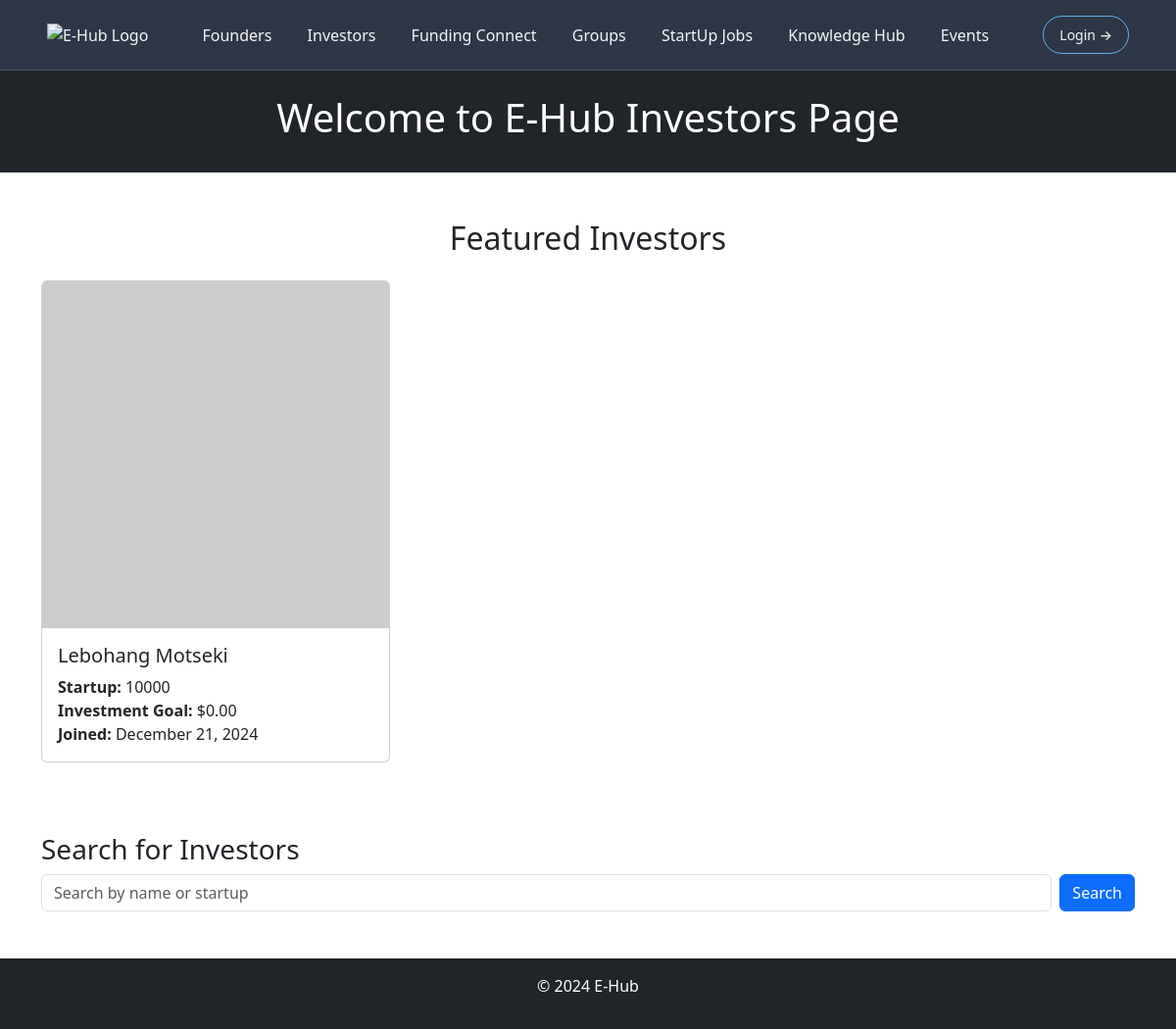
The app's page /view_investors/, older data.
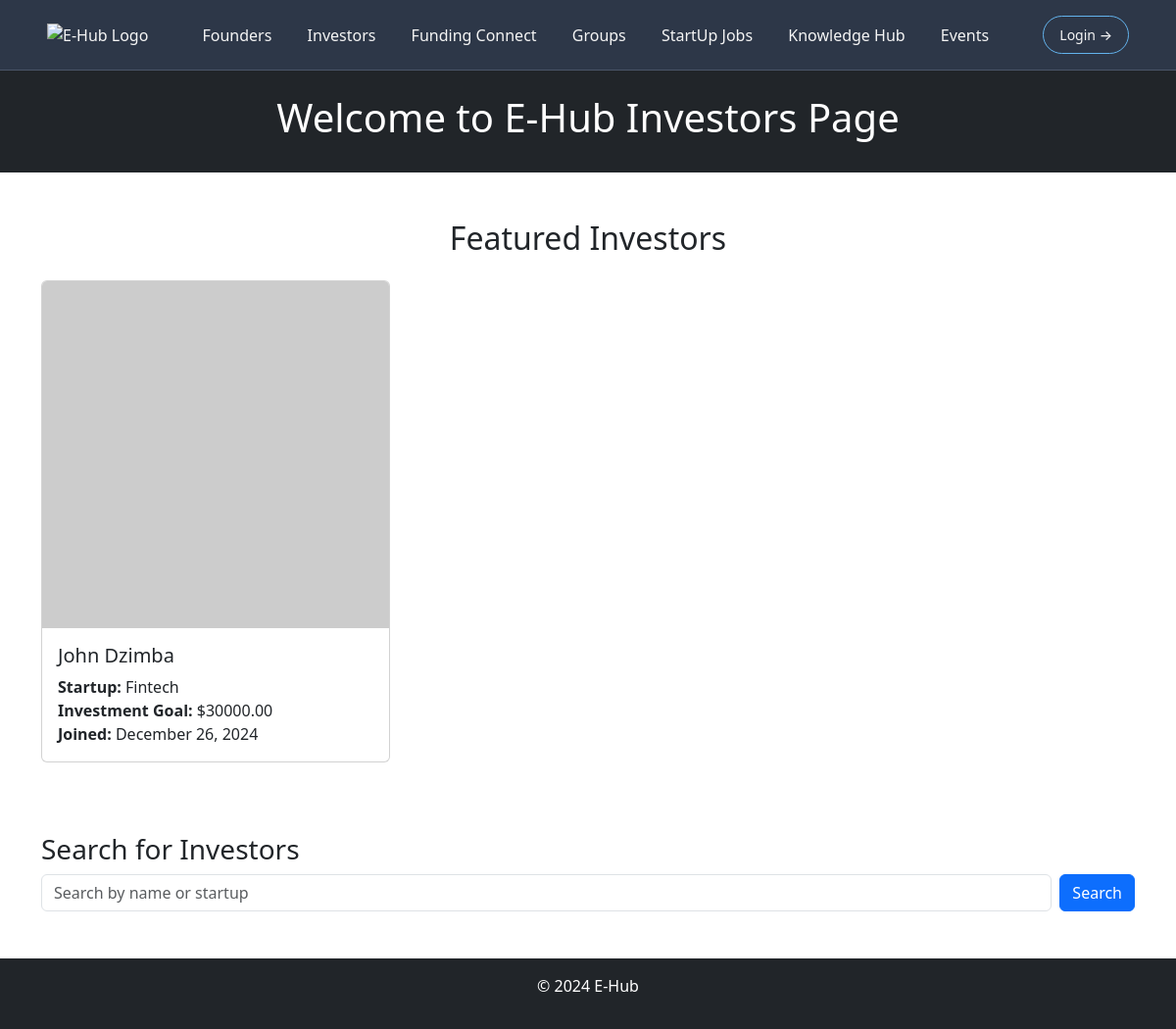
The same page, newer data.
### myapp/models.py (models this page shows, shortened)
class Investor(models.Model):
    user = models.OneToOneField(settings.AUTH_USER_MODEL, on_delete=models.CASCADE, related_name="investor")
    first_name = models.CharField(max_length=100)
    last_name = models.CharField(max_length=100)
    email = models.EmailField(unique=True)
    phone_number = models.CharField(max_length=15, blank=True, null=True)
    startup_name = models.CharField(max_length=200)
    investment_goal = models.DecimalField(max_digits=10, decimal_places=2)
    date_joined = models.DateTimeField(auto_now_add=True)
    image = models.ImageField(upload_to='investor_images/', blank=True, null=True)
    funding_applications = models.ManyToManyField(
        'FundingApplication', related_name="interested_in_investors", blank=True
    )
    funding_opportunities = models.ManyToManyField(
        'FundingRequest', related_name="interested_investors_set", blank=True
    )

### myapp/views.py (the view)
# urls.py: path('view_investors/', views.investor_page, name='investor_page'),
def investor_page(request):
    investors = Investor.objects.all().order_by('-date_joined')  # Newest investors first
    return render(request, 'investors/investor_page.html', {'investors': investors})

### myapp/templates/investors/investor_page.html (shortened to what this page needs)
<!DOCTYPE html>
<html lang="en">
<head>
    <link rel="stylesheet" href="https://cdnjs.cloudflare.com/ajax/libs/bootstrap/5.3.0/css/bootstrap.min.css">
    {% load static %}
</head>
<body>
    <header class="nav-bar">
        <div class="logo">
			<a href="{% url 'myapp:home' %}">
                <img src="{% static 'your-logo.png' %}" alt="E-Hub Logo">
            </a>
        </div>
        <div>
            <a href="{% url 'myapp:founders_page' %}">Founders</a>
            <a href="{% url 'myapp:investor_page' %}">Investors</a>
            <a href="{% url 'myapp:index' %}">Funding Connect</a>
			<a href="{% url 'myapp:home_screen' %}">Groups</a>
            <a href="#">StartUp Jobs</a>
            <a href="{% url 'myapp:index_resources' %}">Knowledge Hub</a>
            <a href="#">Events</a>
        </div>
        <a href="{% url 'myapp:login' %}" class="login">Login →</a>
    </header>
    <header class="bg-dark text-white text-center py-4">
        <h1>Welcome to E-Hub Investors Page</h1>
    </header>
    <main class="container mt-5">
        <h2 class="text-center mb-4">Featured Investors</h2>
        <div class="row">
            {% for investor in investors %}
            <div class="col-md-4">
                <div class="card mb-4">
                    {% if investor.image %}
                    <img src="{{ investor.image.url }}" class="card-img-top" alt="{{ investor.first_name }} {{ investor.last_name }}">
                    {% else %}
                    <img src="https://via.placeholder.com/150" class="card-img-top" alt="No Image">
                    {% endif %}
                    <div class="card-body">
                        <h5 class="card-title">{{ investor.first_name }} {{ investor.last_name }}</h5>
                        <p class="card-text">
                            <strong>Startup:</strong> {{ investor.startup_name }}<br>
                            <strong>Investment Goal:</strong> ${{ investor.investment_goal }}<br>
                            <strong>Joined:</strong> {{ investor.date_joined|date:"F j, Y" }}
                        </p>
                    </div>
                </div>
            </div>
            {% endfor %}
        </div>
        <div class="search mt-5">
            <h3>Search for Investors</h3>
            <form class="d-flex">
                <input type="text" class="form-control me-2" placeholder="Search by name or startup">
                <button type="submit" class="btn btn-primary">Search</button>
            </form>
        </div>
    </main>
    <footer class="bg-dark text-white text-center py-3 mt-5">
        <p>&copy; 2024 E-Hub</p>
    </footer>
</body>
</html>

Row changes from the older to the newer data that the page shows:
changed Investor: first_name "Lebohang" → "John"; last_name "Motseki" → "Dzimba"; startup_name "10000" → "Fintech"; investment_goal "0.00" → "30000.00"; date_joined "December 21, 2024" → "December 26, 2024"
